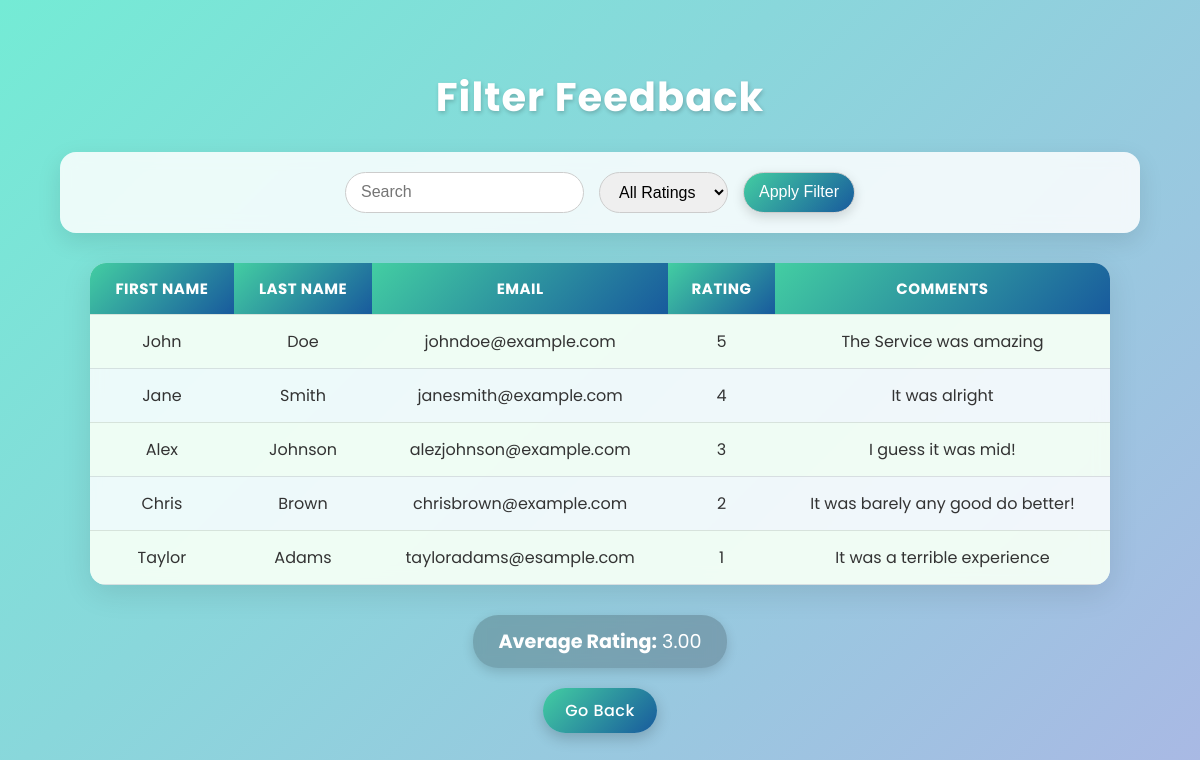
Page /filter.php on the committed database.
### tables this page shows
CREATE TABLE `feedbacks` (
  `id` int(11) NOT NULL,
  `first_name` varchar(100) DEFAULT NULL,
  `last_name` varchar(100) DEFAULT NULL,
  `email` varchar(100) DEFAULT NULL,
  `rating` int(11) DEFAULT NULL,
  `comments` text DEFAULT NULL
);

### filter.php (the view, shortened to what this page needs)
<?php
include('connection.php');
$keyword = isset($_GET['keyword']) ? trim($_GET['keyword']) : '';
$query = "SELECT first_name, last_name, email, rating, comments FROM feedbacks WHERE 1";
$result = mysqli_query($conn, $query);
$avgQuery = "SELECT AVG(rating) AS avg_rating FROM feedbacks WHERE 1";
$avgResult = mysqli_query($conn, $avgQuery);
$avgData = mysqli_fetch_assoc($avgResult);
$average = $avgData['avg_rating'] ? number_format($avgData['avg_rating'], 2) : 'No ratings yet';
?>
<!DOCTYPE html>
<html lang="en">
<head>
</head>
<body>
    <h1>Filter Feedback</h1>
    <form method="GET" action="">
        <input type="text" name="keyword" placeholder="Search" value="<?php echo htmlspecialchars($keyword); ?>">
        <select name="rating">
            <option value="">All Ratings</option>
        </select>
        <button type="submit">Apply Filter</button>
    </form>
    <table>
        <tr>
            <th>First Name</th>
            <th>Last Name</th>
            <th>Email</th>
            <th>Rating</th>
            <th>Comments</th>
        </tr>
        <?php
        if ($result && mysqli_num_rows($result) > 0) {
            while ($row = mysqli_fetch_assoc($result)) {
                echo "<tr>
                        <td>" . htmlspecialchars($row['first_name']) . "</td>
                        <td>" . htmlspecialchars($row['last_name']) . "</td>
                        <td>" . htmlspecialchars($row['email']) . "</td>
                        <td>" . htmlspecialchars($row['rating']) . "</td>
                        <td>" . htmlspecialchars($row['comments']) . "</td>
                      </tr>";
            }
        } else {
            echo "<tr><td colspan='5'>No matching records found.</td></tr>";
        }
        ?>
    </table>
    <div class="average">
        <strong>Average Rating:</strong> <?php echo $average; ?>
    </div>
    <a href="display.php">Go Back</a>
</body>
</html>

### filter.php (style rules this page uses)
body { font-family: 'Poppins', sans-serif; margin: 0; padding: 40px 0; background: linear-gradient(135deg, #74ebd5, #ACB6E5); min-height: 100vh; color: #333; display: flex; flex-direction: column; align-items: center; animation: fadeIn 1s ease-in-out; }
h1 { text-align: center; color: #fff; font-size: 2.5rem; letter-spacing: 1px; text-shadow: 1px 2px 4px rgba(0,0,0,0.2); margin-bottom: 25px; }
form { text-align: center; background: rgba(255, 255, 255, 0.85); padding: 20px 30px; border-radius: 16px; box-shadow: 0 8px 25px rgba(0,0,0,0.1); backdrop-filter: blur(8px); margin-bottom: 30px; width: 85%; display: flex; justify-content: center; gap: 15px; flex-wrap: wrap; }
input[type="text"], select, button { padding: 10px 15px; border: 1px solid #ccc; border-radius: 30px; font-size: 1rem; outline: none; transition: all 0.3s ease; }
button { background: linear-gradient(135deg, #43cea2, #185a9d); color: #fff; cursor: pointer; font-weight: 500; transition: all 0.3s ease; box-shadow: 0 4px 12px rgba(0,0,0,0.15); }
table { width: 85%; border-collapse: collapse; background: rgba(255, 255, 255, 0.85); border-radius: 16px; overflow: hidden; box-shadow: 0 8px 30px rgba(0,0,0,0.1); backdrop-filter: blur(8px); transition: transform 0.3s ease, box-shadow 0.3s ease; }
th, td { padding: 14px 18px; text-align: center; border-bottom: 1px solid rgba(0,0,0,0.1); }
th { background: linear-gradient(135deg, #43cea2, #185a9d); color: #fff; text-transform: uppercase; letter-spacing: 0.5px; font-size: 15px; }
tr:nth-child(even) td { background-color: rgba(240, 255, 240, 0.6); }
.average { text-align: center; margin-top: 30px; font-size: 1.2rem; color: #fff; background: rgba(0,0,0,0.2); padding: 12px 25px; border-radius: 25px; box-shadow: 0 4px 12px rgba(0,0,0,0.15); backdrop-filter: blur(6px); transition: transform 0.3s ease, background-color 0.3s ease; }
a { display: inline-block; margin-top: 20px; padding: 10px 22px; text-decoration: none; background: linear-gradient(135deg, #43cea2, #185a9d); color: white; border-radius: 30px; font-weight: 500; letter-spacing: 0.5px; transition: all 0.3s ease; box-shadow: 0 5px 15px rgba(0,0,0,0.2); }

### rows in the picture
feedbacks: first_name "John", last_name "Doe", email "johndoe@example.com", rating "5", comments "The Service was amazing"
feedbacks: first_name "Jane", last_name "Smith", email "janesmith@example.com", rating "4", comments "It was alright"
feedbacks: first_name "Alex", last_name "Johnson", email "alezjohnson@example.com", rating "3", comments "I guess it was mid!"
feedbacks: first_name "Chris", last_name "Brown", email "chrisbrown@example.com", rating "2", comments "It was barely any good do better!"
feedbacks: first_name "Taylor", last_name "Adams", email "tayloradams@esample.com", rating "1", comments "It was a terrible experience"

### other values in the picture
$average "3.00"
